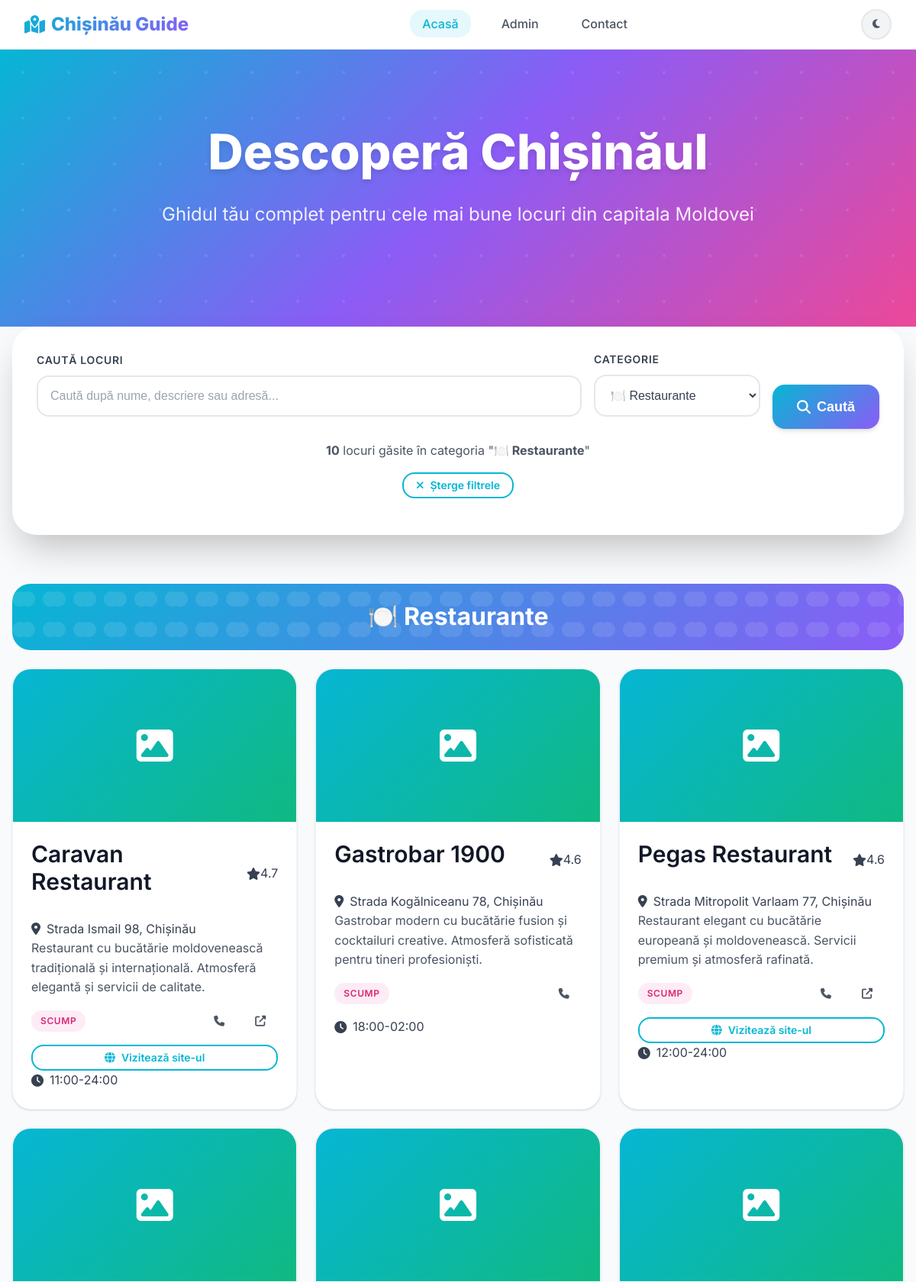
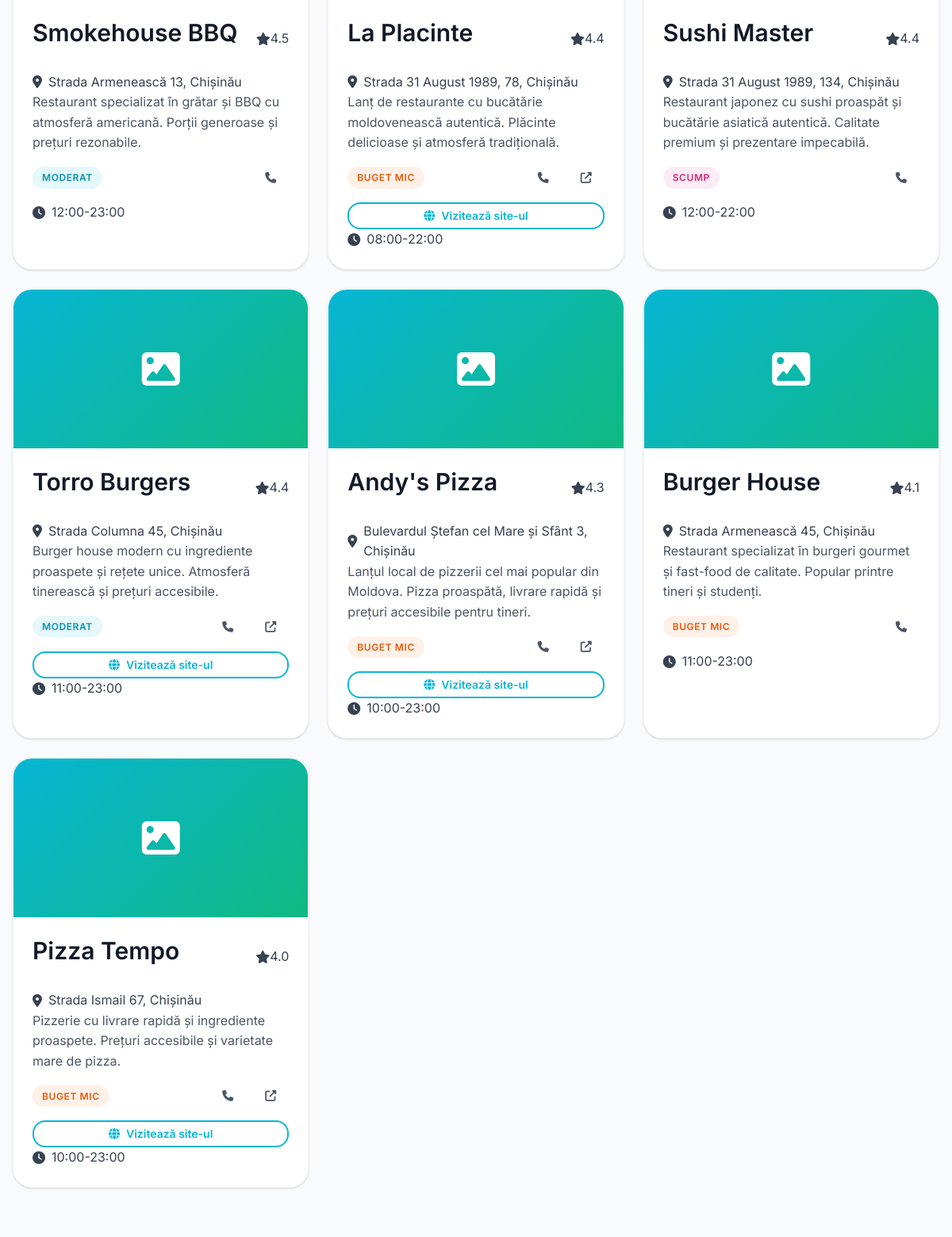
Screenshot of /index.php?category=restaurant (upper part) with the database file from the repository (2 pictures, top to bottom).
### tables this page shows
CREATE TABLE places (
    id INT PRIMARY KEY AUTO_INCREMENT,
    name VARCHAR(200) NOT NULL,
    category ENUM('park', 'restaurant', 'cafe', 'museum', 'shopping', 'education', 'entertainment', 'sports', 'coworking', 'nightlife', 'health', 'transport') NOT NULL,
    address TEXT NOT NULL,
    description TEXT NOT NULL,
    website_url VARCHAR(500) NULL,
    image_url VARCHAR(500) NULL,
    latitude DECIMAL(10, 8) NULL,
    longitude DECIMAL(11, 8) NULL,
    phone VARCHAR(20) NULL,
    opening_hours VARCHAR(100) NULL,
    price_range ENUM('free', 'budget', 'moderate', 'expensive') DEFAULT 'moderate',
    rating DECIMAL(2,1) DEFAULT 0.0,
    added_by_user BOOLEAN DEFAULT FALSE,
    created_at TIMESTAMP DEFAULT CURRENT_TIMESTAMP,
    updated_at TIMESTAMP DEFAULT CURRENT_TIMESTAMP ON UPDATE CURRENT_TIMESTAMP,
    
     
    INDEX idx_name (name),
    INDEX idx_category (category),
    INDEX idx_created_at (created_at),
    FULLTEXT(name, description, address)
);

### config/helpers.php (called while the page is built, shortened)
<?php
function sanitizeInput($input) {
    return htmlspecialchars(strip_tags(trim($input)), ENT_QUOTES, 'UTF-8');
}
?>

### index.php (the view, shortened to what this page needs)
<?php
require_once 'config/helpers.php';
$database = new Database();
$db = $database->getConnection();
$search_query = isset($_GET['search']) ? sanitizeInput($_GET['search']) : '';
$category_filter = isset($_GET['category']) ? sanitizeInput($_GET['category']) : '';
$where_conditions = [];
$params = [];
if (!empty($category_filter)) {
    $where_conditions[] = "category = :category";
    $params[':category'] = $category_filter;
}
$where_clause = !empty($where_conditions) ? 'WHERE ' . implode(' AND ', $where_conditions) : '';
try {
    $query = "SELECT * FROM places $where_clause ORDER BY category, rating DESC, name";
    $stmt = $db->prepare($query);
    $stmt->execute($params);
    $places = $stmt->fetchAll();
} catch (Exception $e) {
    error_log("Error fetching places: " . $e->getMessage());
    $places = [];
}
$grouped_places = [];
foreach ($places as $place) {
    $grouped_places[$place['category']][] = $place;
}
try {
    $categories_query = "SELECT DISTINCT category FROM places ORDER BY category";
    $categories_stmt = $db->prepare($categories_query);
    $categories_stmt->execute();
    $categories = $categories_stmt->fetchAll(PDO::FETCH_COLUMN);
} catch (Exception $e) {
    error_log("Error fetching categories: " . $e->getMessage());
    $categories = [];
}
$category_names = [
    'park' => '🌳 Parcuri și Recreere',
    'restaurant' => '🍽️ Restaurante',
    'cafe' => '☕ Cafenele',
    'museum' => '🏛️ Muzee și Cultură',
    'shopping' => '🛍️ Shopping',
    'education' => '🎓 Educație',
    'entertainment' => '🎬 Divertisment',
    'sports' => '⚽ Sport și Fitness',
    'coworking' => '💻 Spații de Lucru',
    'nightlife' => '🌙 Viața de Noapte',
    'health' => '🏥 Sănătate',
    'transport' => '🚌 Transport'
];
$total_places = count($places);
?>
<!DOCTYPE html>
<html lang="ro" data-theme="light">
<head>
    <link href="https://cdnjs.cloudflare.com/ajax/libs/font-awesome/6.4.0/css/all.min.css" rel="stylesheet">
    <link href="assets/css/style.css" rel="stylesheet">
</head>
<body>
    <nav class="navbar">
        <div class="container">
            <div class="navbar-container">
                <a href="index.php" class="navbar-brand">
                    <i class="fas fa-map-marked-alt"></i>
                    Chișinău Guide
                </a>
                <ul class="navbar-nav" id="navbar-nav">
                    <li><a href="index.php" class="nav-link active">Acasă</a></li>
                    <li><a href="admin.php" class="nav-link">Admin</a></li>
                    <li><a href="#" class="nav-link">Contact</a></li>
                </ul>
                <button class="theme-toggle" onclick="toggleTheme()" title="Schimbă tema">
                    <i class="fas fa-moon" id="theme-icon"></i>
                </button>
            </div>
        </div>
    </nav>
    <section class="hero">
        <div class="hero-content">
            <h1>Descoperă Chișinăul</h1>
            <p>Ghidul tău complet pentru cele mai bune locuri din capitala Moldovei</p>
        </div>
    </section>
    <div class="container">
        <div class="search-section">
            <form method="GET" class="search-form" id="search-form">
                <div class="form-group">
                    <label for="search" class="form-label">Caută locuri</label>
                    <input
                        type="text"
                        id="search"
                        name="search"
                        class="form-input"
                        placeholder="Caută după nume, descriere sau adresă..."
                        value="<?php echo htmlspecialchars($search_query); ?>"
                    >
                </div>
                <div class="form-group">
                    <label for="category" class="form-label">Categorie</label>
                    <select id="category" name="category" class="form-select">
                        <?php foreach ($categories as $category): ?>
                            <option value="<?php echo $category; ?>" <?php echo $category_filter === $category ? 'selected' : ''; ?>>
                                <?php echo $category_names[$category] ?? ucfirst($category); ?>
                            </option>
                        <?php endforeach; ?>
                    </select>
                </div>
                <button type="submit" class="btn btn-primary btn-lg">
                    <i class="fas fa-search"></i>
                    Caută
                </button>
            </form>
            <?php if (!empty($search_query) || !empty($category_filter)): ?>
                <div class="py-4">
                    <p class="text-center">
                        <strong><?php echo $total_places; ?></strong>
                        <?php echo $total_places === 1 ? 'loc găsit' : 'locuri găsite'; ?>
                        <?php if (!empty($category_filter)): ?>
                            în categoria "<strong><?php echo $category_names[$category_filter] ?? ucfirst($category_filter); ?></strong>"
                        <?php endif; ?>
                    </p>
                    <div class="text-center">
                        <a href="index.php" class="btn btn-outline btn-sm">
                            <i class="fas fa-times"></i>
                            Șterge filtrele
                        </a>
                    </div>
                </div>
            <?php endif; ?>
        </div>
    </div>
    <main class="container py-8">
        <?php if (empty($places)): ?>
            <div class="no-results">
                <i class="fas fa-search"></i>
                <h3>Nu am găsit rezultate</h3>
                <p>Încearcă să modifici termenii de căutare sau să alegi o altă categorie.</p>
                <a href="index.php" class="btn btn-primary">
                    <i class="fas fa-home"></i>
                    Vezi toate locurile
                </a>
            </div>
        <?php else: ?>
            <?php foreach ($grouped_places as $category => $category_places): ?>
                <section class="fade-in">
                    <div class="category-header">
                        <h2><?php echo $category_names[$category] ?? ucfirst($category); ?></h2>
                    </div>
                    <div class="grid grid-cols-3 mb-8">
                        <?php foreach ($category_places as $place): ?>
                            <div class="card place-card">
                                <?php if (!empty($place['image_url'])): ?>
                                    <img src="<?php echo htmlspecialchars($place['image_url']); ?>"
                                         alt="<?php echo htmlspecialchars($place['name']); ?>"
                                         loading="lazy">
                                <?php else: ?>
                                    <div class="place-image-placeholder">
                                        <i class="fas fa-image"></i>
                                    </div>
                                <?php endif; ?>
                                <div class="card-body">
                                    <div class="flex justify-between items-start mb-4">
                                        <h3 class="text-xl font-bold text-gray-900 mb-2">
                                            <?php echo htmlspecialchars($place['name']); ?>
                                        </h3>
                                        <?php if ($place['rating'] > 0): ?>
                                            <div class="flex items-center gap-1">
                                                <i class="fas fa-star text-yellow-500"></i>
                                                <span class="font-semibold"><?php echo $place['rating']; ?></span>
                                            </div>
                                        <?php endif; ?>
                                    </div>
                                    <div class="flex items-center gap-2 mb-3">
                                        <i class="fas fa-map-marker-alt text-primary"></i>
                                        <span class="text-sm text-gray-600">
                                            <?php echo htmlspecialchars($place['address']); ?>
                                        </span>
                                    </div>
                                    <p class="text-gray-600 mb-4 line-clamp-3">
                                        <?php echo htmlspecialchars(substr($place['description'], 0, 150)); ?>
                                    </p>
                                    <div class="flex items-center justify-between mb-4">
                                        <span class="badge price-<?php echo $place['price_range']; ?>">
                                            <?php
                                            $price_labels = [
                                                'free' => 'Gratuit',
                                                'budget' => 'Buget mic',
                                                'moderate' => 'Moderat',
                                                'expensive' => 'Scump'
                                            ];
                                            echo $price_labels[$place['price_range']] ?? 'N/A';
                                            ?>
                                        </span>
                                        <div class="flex gap-2">
                                            <?php if (!empty($place['phone'])): ?>
                                                <a href="tel:<?php echo $place['phone']; ?>"
                                                   class="btn btn-ghost btn-sm" title="Sună">
                                                    <i class="fas fa-phone"></i>
                                                </a>
                                            <?php endif; ?>
                                            <?php if (!empty($place['website_url'])): ?>
                                                <a href="<?php echo htmlspecialchars($place['website_url']); ?>"
                                                   target="_blank"
                                                   class="btn btn-ghost btn-sm" title="Vizitează site-ul">
                                                    <i class="fas fa-external-link-alt"></i>
                                                </a>
                                            <?php endif; ?>
                                        </div>
                                    </div>
                                    <?php if (!empty($place['website_url'])): ?>
                                        <div class="mb-3">
                                            <a href="<?php echo htmlspecialchars($place['website_url']); ?>"
                                               target="_blank"
                                               class="btn btn-outline btn-sm w-full">
                                                <i class="fas fa-globe"></i>
                                                Vizitează site-ul
                                            </a>
                                        </div>
                                    <?php endif; ?>
                                    <?php if (!empty($place['opening_hours'])): ?>
                                        <div class="pt-3 border-t border-gray-200">
                                            <div class="flex items-center gap-2 text-sm text-gray-500">
                                                <i class="fas fa-clock"></i>
                                                <span><?php echo htmlspecialchars($place['opening_hours']); ?></span>
                                            </div>
                                        </div>
                                    <?php endif; ?>
                                </div>
                            </div>
                        <?php endforeach; ?>
                    </div>
                </section>
            <?php endforeach; ?>
        <?php endif; ?>
    </main>
</body>
</html>

### rows the page displays
places: name "Caravan Restaurant", rating "4.7", address "Strada Ismail 98, Chișinău", description "Restaurant cu bucătărie moldovenească tradițională și internațională. Atmosferă elegantă și servicii de calitate.", price_range "SCUMP", opening_hours "11:00-24:00"
places: name "Gastrobar 1900", rating "4.6", address "Strada Kogălniceanu 78, Chișinău", description "Gastrobar modern cu bucătărie fusion și cocktailuri creative. Atmosferă sofisticată pentru tineri profesioniști.", price_range "SCUMP", opening_hours "18:00-02:00"
places: name "Pegas Restaurant", rating "4.6", address "Strada Mitropolit Varlaam 77, Chișinău", description "Restaurant elegant cu bucătărie europeană și moldovenească. Servicii premium și atmosferă rafinată.", price_range "SCUMP", opening_hours "12:00-24:00"
places: name "Smokehouse BBQ", rating "4.5", address "Strada Armenească 13, Chișinău", description "Restaurant specializat în grătar și BBQ cu atmosferă americană. Porții generoase și prețuri rezonabile.", price_range "MODERAT", opening_hours "12:00-23:00"
places: name "La Placinte", rating "4.4", address "Strada 31 August 1989, 78, Chișinău", description "Lanț de restaurante cu bucătărie moldovenească autentică. Plăcinte delicioase și atmosferă tradițională.", price_range "BUGET MIC", opening_hours "08:00-22:00"
places: name "Sushi Master", rating "4.4", address "Strada 31 August 1989, 134, Chișinău", description "Restaurant japonez cu sushi proaspăt și bucătărie asiatică autentică. Calitate premium și prezentare impecabilă.", price_range "SCUMP", opening_hours "12:00-22:00"
places: name "Torro Burgers", rating "4.4", address "Strada Columna 45, Chișinău", description "Burger house modern cu ingrediente proaspete și rețete unice. Atmosferă tinerească și prețuri accesibile.", price_range "MODERAT", opening_hours "11:00-23:00"
places: name "Andy's Pizza", rating "4.3", address "Bulevardul Ștefan cel Mare și Sfânt 3, Chișinău", description "Lanțul local de pizzerii cel mai popular din Moldova. Pizza proaspătă, livrare rapidă și prețuri accesibile pentru tineri.", price_range "BUGET MIC", opening_hours "10:00-23:00"
places: name "Burger House", rating "4.1", address "Strada Armenească 45, Chișinău", description "Restaurant specializat în burgeri gourmet și fast-food de calitate. Popular printre tineri și studenți.", price_range "BUGET MIC", opening_hours "11:00-23:00"
places: name "Pizza Tempo", rating "4.0", address "Strada Ismail 67, Chișinău", description "Pizzerie cu livrare rapidă și ingrediente proaspete. Prețuri accesibile și varietate mare de pizza.", price_range "BUGET MIC", opening_hours "10:00-23:00"

### other values shown
$total_places "10"
$category_names[$category_filter] "🍽️ Restaurante"
$category_names[$category] "🍽️ Restaurante"
form field category "🍽️ Restaurante"
